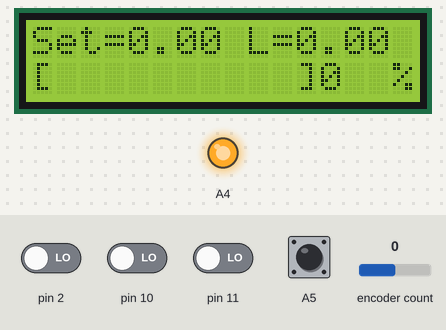
This sketch was run on a simulated Arduino Uno, built with avr-gcc and run on an emulated ATmega328P. On the bench: 16×2 character LCD, output pins drawn as LEDs (lit = HIGH). The test bench sets the inputs (shaded band); at power-on: A5 HIGH, pin 2, pin 10, pin 11 LOW, encoder count 0. What the sketch prints to the serial monitor is not drawn.

Above: at 3.6 s.
3.7 s: encoder count set to 1
At 5.7 s:
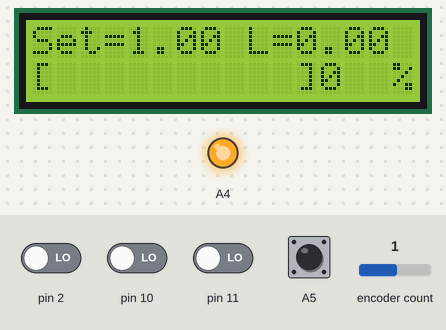
6.5 s: pin 11 driven HIGH
At 7.4 s:
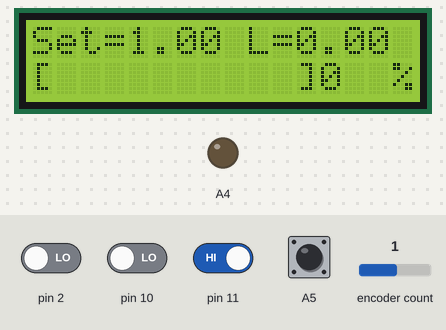
8.1 s: pin 2 driven HIGH
At 10.8 s:
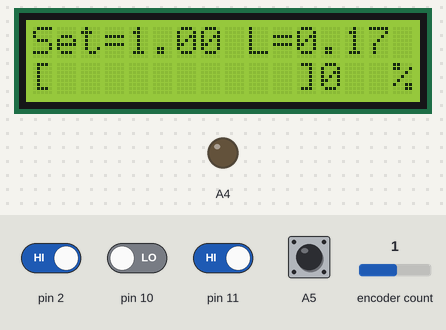
11.1 s: encoder count set to 2
At 13.7 s:
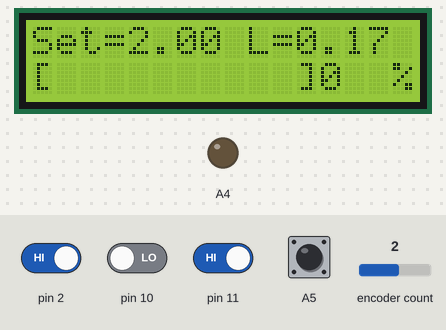
14.0 s: pin 10 driven HIGH
At 16.1 s:
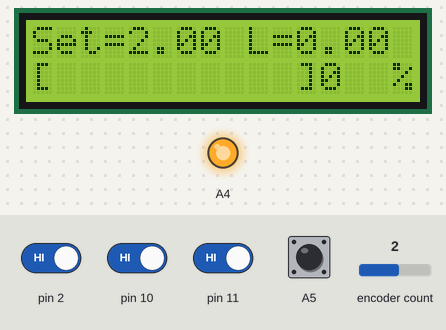
16.4 s: encoder count set to 3
At 17.8 s:
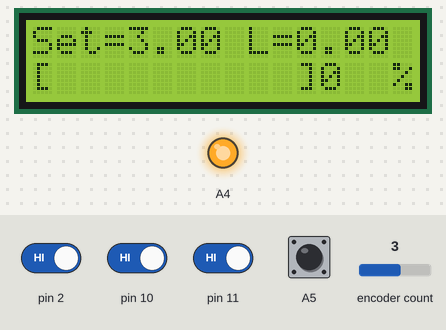
Timing chart, 0 to 19.4 s (numbered marks = the images above; inputs shaded):
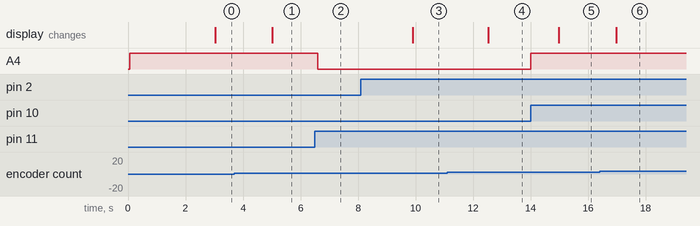

The sketch:

medidor_de_fluxo.ino
```cpp
//-------------------------------------------------------------------------------
//LiquidCrystal Library
//-------------------------------------------------------------------------------
/*
  The circuit:
 * LCD RS pin to digital pin 8
 * LCD Enable pin to digital pin 7
 * LCD D4 pin to digital pin 6
 * LCD D5 pin to digital pin 5
 * LCD D6 pin to digital pin 4
 * LCD D7 pin to digital pin 9
 * LCD R/W pin to ground
 * LCD VSS pin to ground
 * LCD VCC pin to 5V
 * 10K resistor:
 * ends to +5V and ground
 * wiper to LCD VO pin (pin 3)
*/

// include the library code:
#include <LiquidCrystal.h>

// initialize the library by associating any needed LCD interface pin
// with the arduino pin number it is connected to
const int rs = 8, en = 7, d4 = 6, d5 = 5, d6 = 4, d7 = 9;
LiquidCrystal lcd(rs, en, d4, d5, d6, d7);
int pulse_count = 0; //Variável para a quantidade de pulsos
float L = 0; //water volume
float set_L = 0; //water limit
double encoder_L;//encoder L setting
int percent = 0;

//-------------------------------------------------------------------------------
//Interface
//-------------------------------------------------------------------------------

#include "RotaryEncoder.h"

RotaryEncoder encoder(A3, A2);
int value = 0;
int newPos = 0;

//button variables
int buttonState1  = 0;
int buttonState2  = 0;
int buttonState3  = 0;
int lastButtonState1 = 0;
int lastButtonState2 = 0;
int lastButtonState3 = 0;

float mult = 1;//used as a multiplication scaler fot ser the encoder reads

//valve
bool valve = LOW;

//
int i = 0;
//

void setup() {
  Serial.begin(115200);
  Serial.println("Initialization");
  // set up the LCD's number of columns and rows:
	lcd.begin(16, 2);

	// Print a message to the LCD.
	lcd.setCursor(0, 0);
	lcd.print("Medidor de fluxo");

  //Waterfluxmeter
	pinMode(2, INPUT);
	attachInterrupt(0, int_pulso, RISING); //interrupt pin D2(int0)

  //Encoder
  pinMode(A5, INPUT_PULLUP);
  pinMode(A4, OUTPUT);
  digitalWrite(A4, HIGH);
  pinMode(11, INPUT);
  pinMode(10, INPUT);
  delay(1000);
  Serial.println("Initialization Done");
}

void loop() {
  //check if the button is pressed
  buttonState1 = digitalRead(A5);
  buttonState2 = digitalRead(11);
  buttonState3 = digitalRead(10);
  //read encoder
  static int pos = 0;
  encoder.tick();
  int newPos = encoder.getPosition();
  //check for encoder alterations
  if (pos != newPos) {
   encoder_L = encoder_L + (newPos-pos)*mult;
   if(encoder_L < 0){
   encoder_L = 0;
   }
   pos = newPos;
  }
  //multiplication factor for the encoder
  if (buttonState1 == 0 and lastButtonState1 == 1) {
    if(mult == 1){
      mult = 10;
    }else if (mult == 10){
      mult = 0.1;
    }else if (mult == 0.1){
      mult = 1;
    }
  }
  if (buttonState2 != lastButtonState2) {
    set_L = encoder_L;
    delay(100);
  }

  if (buttonState3 != lastButtonState3) {
    set_L = 0;
    percent = 0;
    pulse_count = 0;
    digitalWrite(A4, HIGH);
    delay(100);
  }
  lastButtonState1 = buttonState1;
  lastButtonState2 = buttonState2;
  lastButtonState3 = buttonState3;

  //flux routine
	L = pulse_count/5.6;
  if(set_L > 0){
    percent = map(L, 0, set_L, 0 ,100);
  }else{
    percent = 0;
  }

  if(percent >= 100 or set_L == 0){
     digitalWrite(A4, HIGH);
  }else{
     digitalWrite(A4, LOW);
  }
  i++;
  if(i>10000){
   serial_print();
   LCD_print();
   i=0;
  }
}

void LCD_print() {
 lcd.clear();
 lcd.print("Set=");
 lcd.print(encoder_L,DEC);
 lcd.setCursor(8, 0);
 lcd.print(" L=");
 lcd.print(L,DEC);
 lcd.setCursor(15, 0);
 lcd.print(" ");

 lcd.setCursor(0, 1);
 lcd.print("[");
 int end_bar = 10;
 while(end_bar < percent){
 lcd.print("=");
 end_bar += 10;
 }
 lcd.setCursor(11, 1);
 lcd.print("]");
 lcd.print(percent,DEC);
 lcd.setCursor(15, 1);
 lcd.print("%");
}

void serial_print(){
  Serial.print("L :");
  Serial.print(L);
  Serial.print("  %: ");
  Serial.print(percent);
  Serial.print("  encoder: ");
  Serial.print(encoder_L);
  Serial.print("  set_L: ");
  Serial.print(set_L);
  Serial.print("  mult: ");
  Serial.println(mult);
  delay(10);
  }

void int_pulso(){
	pulse_count++; //increment with pulse
}
```

Measured:
- after the input at 3.7 s, the display: changes after 1.3 s (image 1)
- after the input at 6.5 s, A4: HIGH → LOW after 0.10 s
- after the input at 8.1 s, the display: changes after 1.8 s (image 3)
- after the input at 11.1 s, the display: changes after 1.4 s (image 4)
- after the input at 14.0 s, A4: LOW → HIGH at once; the display: changes after 0.97 s (image 5)
- after the input at 16.4 s, the display: changes after 0.57 s (image 6)
